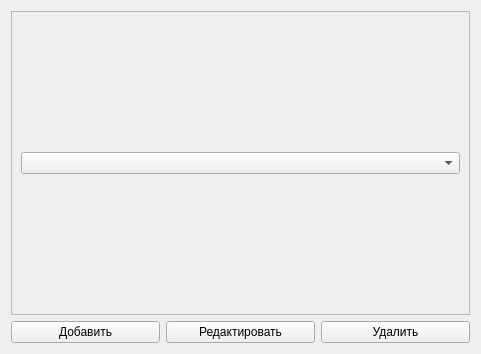
<?xml version="1.0" encoding="UTF-8"?>
<ui version="4.0">
 <class>Form</class>
 <widget class="QWidget" name="Form">
  <property name="geometry">
   <rect>
    <x>0</x>
    <y>0</y>
    <width>481</width>
    <height>354</height>
   </rect>
  </property>
  <property name="windowTitle">
   <string>Главное окно</string>
  </property>
  <layout class="QVBoxLayout" name="verticalLayout">
   <item>
    <layout class="QVBoxLayout" name="verticalLayout_2">
     <item>
      <widget class="QScrollArea" name="scrollArea">
       <property name="widgetResizable">
        <bool>true</bool>
       </property>
       <widget class="QWidget" name="scrollAreaWidgetContents">
        <property name="geometry">
         <rect>
          <x>0</x>
          <y>0</y>
          <width>459</width>
          <height>301</height>
         </rect>
        </property>
        <layout class="QVBoxLayout" name="verticalLayout_4">
         <item>
          <widget class="QComboBox" name="comboBox"/>
         </item>
         <item>
          <layout class="QVBoxLayout" name="verticalLayout_3"/>
         </item>
        </layout>
       </widget>
      </widget>
     </item>
    </layout>
   </item>
   <item>
    <layout class="QHBoxLayout" name="horizontalLayout">
     <item>
      <widget class="QPushButton" name="pushButton_add">
       <property name="text">
        <string>Добавить</string>
       </property>
      </widget>
     </item>
     <item>
      <widget class="QPushButton" name="pushButton_edit">
       <property name="text">
        <string>Редактировать</string>
       </property>
      </widget>
     </item>
     <item>
      <widget class="QPushButton" name="pushButton_del">
       <property name="text">
        <string>Удалить</string>
       </property>
      </widget>
     </item>
    </layout>
   </item>
  </layout>
 </widget>
 <resources/>
 <connections/>
</ui>
